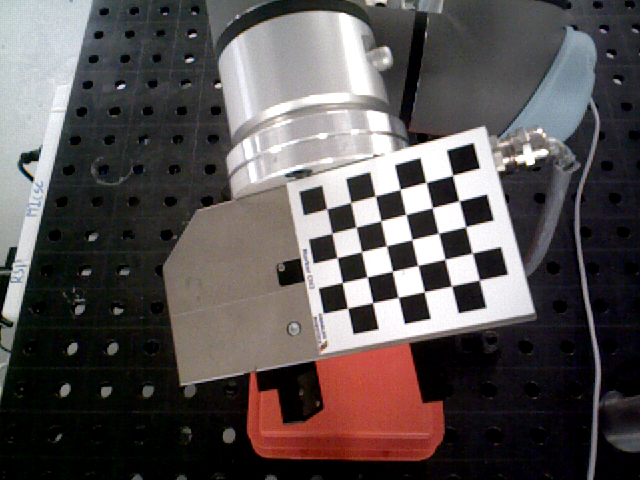
#> input picture camera_calibration/data/cali_0.png, 640 x 480 px; its folder holds only this picture in this run
$ python calibration.py
#> lines starting #> are read from the running program, lines starting #| are printed output that depends on the picture; after the words box and inside, x2 and y2 are one past the last pixel; in counts of white or black regions, pixels touching at a corner belong together
#> further down, img is the input picture: shape (480, 640, 3); mean B, G, R 81.6, 81.8, 88
import cv2
import os
import math
import numpy as np
from scipy.spatial.transform import Rotation as R
import scipy

class Calibration():
    def __init__(self):
        self.cameraMatrix = np.empty((3,3))
        self.distCoeffs = np.empty((1,5))
        self.boardWidth = 5
        self.boardHeight = 6
        self.squareSize = 1e-2
        self.patternSize = (self.boardWidth, self.boardHeight)
        self.t_tcp2board = np.array([29.0e-3, -58.0e-3, 35.0e-3])
        self.criteria = (cv2.TermCriteria_MAX_ITER +
                cv2.TermCriteria_EPS,
                500, # max number of iterations
                0.0001) # min accuracy)

    def calibrateCamera(self, images):
        imagePoints = []
        objectPoints = []
        for img in images:
            img_gray = cv2.cvtColor(img,cv2.COLOR_BGR2GRAY)
            ret, corners = cv2.findChessboardCorners(img_gray, self.patternSize, flags=cv2.CALIB_CB_ADAPTIVE_THRESH + cv2.CALIB_CB_NORMALIZE_IMAGE+ cv2.CALIB_CB_FAST_CHECK)

            # Define object points
            objp = []
            for i in range(self.boardHeight):
                for j in range(self.boardWidth):
                    objp.append([float(j)*self.squareSize, float(i)*self.squareSize, float(0.0)])
            objp = np.array(objp)
            objp = objp.astype('float32')

            # Determine pose of the chessboard
            if ret == True:
                corners = cv2.cornerSubPix(img_gray, corners, (11,11), (-1,-1), self.criteria)

                # Draw detected corners
                cv2.drawChessboardCorners(img_gray, self.patternSize, corners, ret)
                imagePoints.append(corners)
                objectPoints.append(objp)
#> this loop made 1 pass
#> ret on pass 1: True
#> pass 1, in calibrateCamera, `img_gray = cv2.cvtColor(img,cv2.COLOR_BGR2GRAY)`:
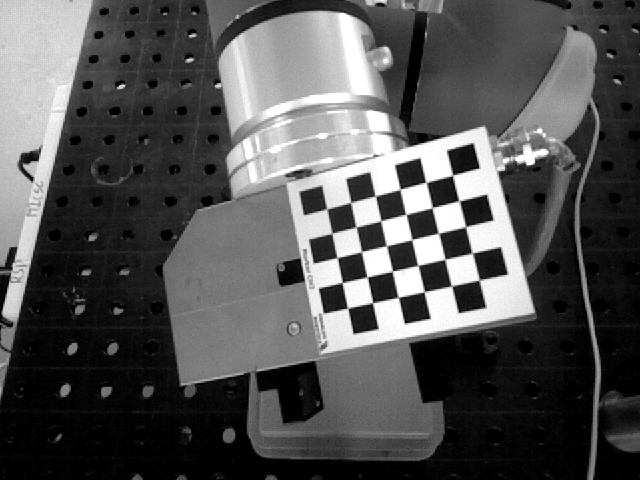
#> img_gray: shape (480, 640); min 0, max 255, mean 83.6
#> after the loop:
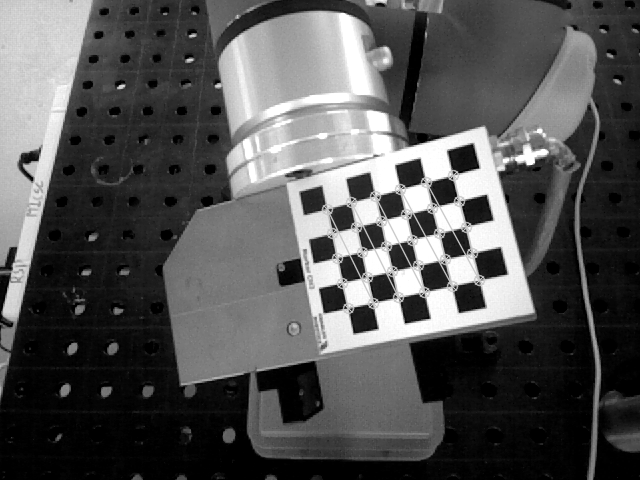
#> img_gray: shape (480, 640); 1.83% of pixels changed, all inside (x1, y1, x2, y2) = (321, 169, 486, 315)
#> after the loop, imagePoints = 1 item; objectPoints = 1 item

        ret, mtx, dist, rvecs, tvecs = cv2.calibrateCamera(objectPoints, imagePoints, img_gray.shape[::-1], None, None, None, None, flags=cv2.CALIB_FIX_K4)
#> ret = 0.124; mtx = [[370.7, 0, 343.1], [0, 375.7, 259.2], [0, 0, 1]]; dist = [[0.0148, 1.76, 0.00123, -0.00618, -8.88]]; rvecs = ([0.0543, 0.215, 1.34],); tvecs = ([0.0415, -0.0314, 0.141],)

        np.copyto(self.distCoeffs, dist)
        np.copyto(self.cameraMatrix, mtx)

    def chessboardPose(self, img):
        img_gray = cv2.cvtColor(img,cv2.COLOR_BGR2GRAY)
        ret, corners = cv2.findChessboardCorners(img_gray, self.patternSize, flags=cv2.CALIB_CB_ADAPTIVE_THRESH + cv2.CALIB_CB_NORMALIZE_IMAGE+ cv2.CALIB_CB_FAST_CHECK)

        #dictionary = cv2.aruco.DICT_4x4_50
        #parameters = cv2.aruco.DetectorParameters.create()
        #corners, ids, rejected = cv2.aruco.detectMarkers(img, dictionary, parameters)

        # Define object points
        objp = []
        for i in range(self.boardHeight):
            for j in range(self.boardWidth):
                objp.append([float(j)*self.squareSize, float(i)*self.squareSize, float(0.0)])
        objp = np.array(objp)
        objp = objp.astype('float32')

        # Determine pose of the chessboard
        if ret == True:
            corners = cv2.cornerSubPix(img_gray, corners, (11,11), (-1,-1), self.criteria)
            retval, rvec, tvec = cv2.solvePnP(objp, corners, self.cameraMatrix, self.distCoeffs)

            # Draw detected corners
            cv2.drawChessboardCorners(img_gray, self.patternSize, corners, ret)

        # Show detected corners
        #cv2.imshow("img", img_gray)
        #cv2.waitKey(0)

        return rvec, tvec

    def tcp2board(self, vec):
        # Transformation from base to tcp
        r_base2tcp = np.array(vec[3:])
        t_base2tcp = np.array(vec[:3])
        R_base2tcp, _ = cv2.Rodrigues(r_base2tcp)

        # Transformation from tcp to board
        R_tcp2board = R.from_euler('xyz', [0.0, -math.pi, 0.0], degrees=False)
        R_tcp2board = np.array(R_tcp2board.as_matrix())

        # Create transformation matrices
        T_base2tcp = np.eye(4)
        T_base2tcp[:3, :3] = R_base2tcp
        T_base2tcp[:3, 3] = t_base2tcp
        T_tcp2board = np.eye(4)
        T_tcp2board[:3, :3] = R_tcp2board
        T_tcp2board[:3, 3] = self.t_tcp2board

        # Determine transformation from board to base
        T_base2board = np.matmul(T_base2tcp, T_tcp2board)
        T_board2base = np.linalg.inv(np.matrix(T_base2board))

        rvec = T_board2base[:3, :3]
        tvec = T_board2base[:3, 3]

        return rvec, tvec

    def handToEyeCalibration(self, images, rtvecs):
        rvecs_cam2board = []
        tvecs_cam2board = []
        rvecs_base2board = []
        tvecs_base2board = []

        rtvecs_cam2board = []
        rtvecs_base2board = []

        for img in images:
            rvec, tvec = self.chessboardPose(img)
            rvecs_cam2board.append(rvec)
            tvecs_cam2board.append(tvec)
#> this loop made 1 pass
#> (ret in chessboardPose, retval in chessboardPose, rvec, tvec) on pass 1: (True, True, [0.0543, 0.215, 1.34], [0.0415, -0.0314, 0.141])
#> after the loop, rvecs_cam2board = [[0.0543, 0.215, 1.34]]; tvecs_cam2board = [[0.0415, -0.0314, 0.141]]

        for vec in rtvecs:
            rvec, tvec = self.tcp2board(vec)
            rvecs_base2board.append(rvec)
            tvecs_base2board.append(tvec)
#> after the loop, rvecs_base2board = []; tvecs_base2board = []

#> (the run stopped early here; a loop or call above may not have finished)

$ run again, on camera_calibration/data/cali_12.png
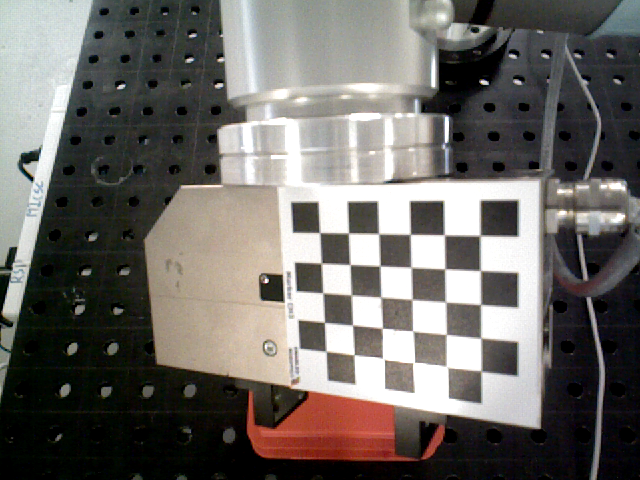
#> input picture camera_calibration/data/cali_12.png, 640 x 480 px
#> img is the input picture: shape (480, 640, 3); mean B, G, R 101.9, 105.9, 109.4
#> the loop in calibrateCamera, `for img in images:` made 1 pass
#> ret on pass 1: True
#> pass 1, in calibrateCamera, `img_gray = cv2.cvtColor(img,cv2.COLOR_BGR2GRAY)`:
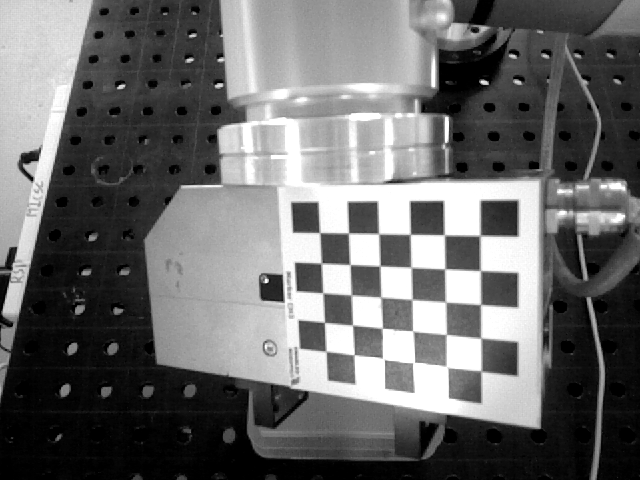
#> img_gray: shape (480, 640); min 0, max 255, mean 106.5
#> after the loop in calibrateCamera, `for img in images:`:
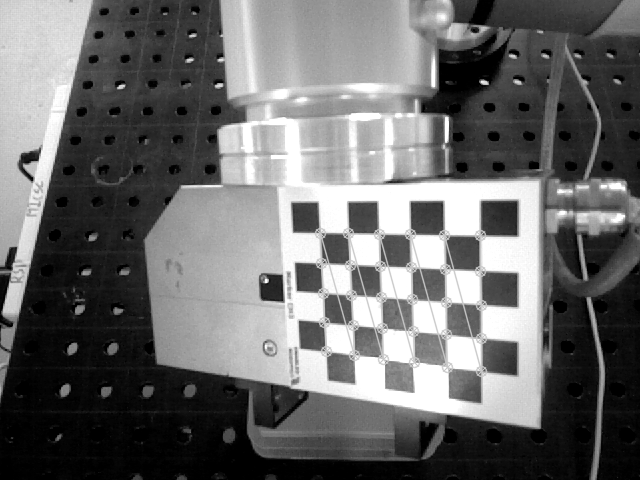
#> img_gray: shape (480, 640); 2.14% of pixels changed, all inside (x1, y1, x2, y2) = (314, 227, 488, 378)
#> after the loop in calibrateCamera, `for img in images:`: imagePoints = 1 item
#> in calibrateCamera, `ret, mtx, dist, rvecs, tvecs = cv2.calibrateCamera(objectPoints, image..`: ret = 0.204; mtx = [[723.9, 0, 309.3], [0, 677.9, 280.7], [0, 0, 1]]; dist = [[0.0737, 8.27, -0.00234, -0.0202, -85.51]]; rvecs = ([0.601, 0.288, 1.52],); tvecs = ([0.0453, -0.0127, 0.192],)
#> the loop in handToEyeCalibration, `for img in images:` made 1 pass
#> (ret in chessboardPose, retval in chessboardPose, rvec, tvec) on pass 1: (True, True, [0.601, 0.288, 1.52], [0.0453, -0.0127, 0.192])
#> after the loop in handToEyeCalibration, `for img in images:`: rvecs_cam2board = [[0.601, 0.288, 1.52]]; tvecs_cam2board = [[0.0453, -0.0127, 0.192]]
#> after the loop in handToEyeCalibration, `for vec in rtvecs:`: rvecs_base2board = []

$ run again, on camera_calibration/data/cali_13.png
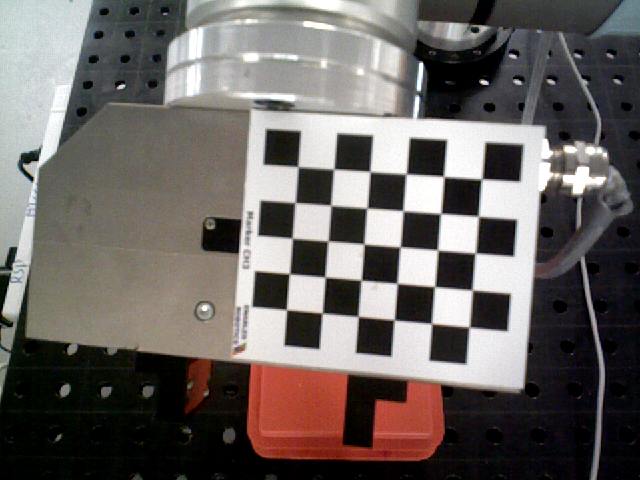
#> input picture camera_calibration/data/cali_13.png, 640 x 480 px
#> img is the input picture: shape (480, 640, 3); mean B, G, R 97.6, 100.3, 106.4
#> the loop in calibrateCamera, `for img in images:` made 1 pass
#> ret on pass 1: True
#> pass 1, in calibrateCamera, `img_gray = cv2.cvtColor(img,cv2.COLOR_BGR2GRAY)`:
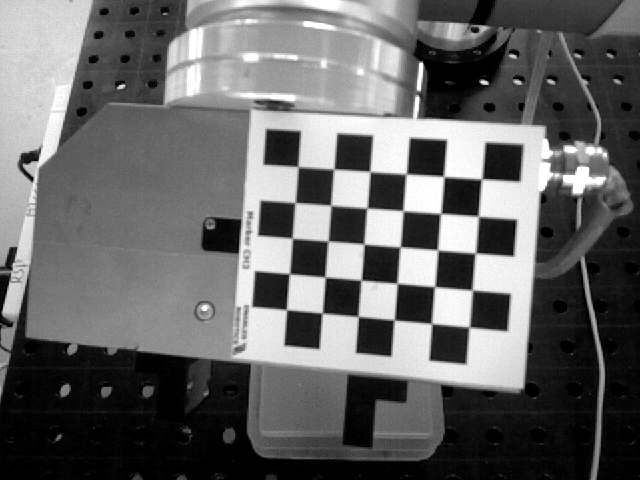
#> img_gray: shape (480, 640); min 0, max 255, mean 101.8
#> after the loop in calibrateCamera, `for img in images:`:
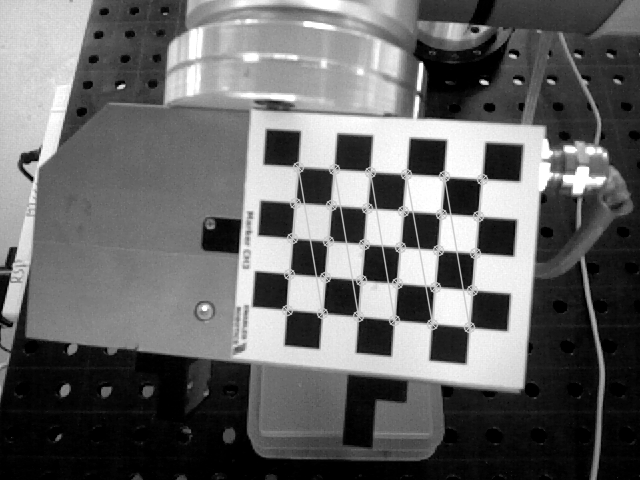
#> img_gray: shape (480, 640); 2.3% of pixels changed, all inside (x1, y1, x2, y2) = (281, 161, 489, 334)
#> after the loop in calibrateCamera, `for img in images:`: imagePoints = 1 item
#> in calibrateCamera, `ret, mtx, dist, rvecs, tvecs = cv2.calibrateCamera(objectPoints, image..`: ret = 0.183; mtx = [[1129.1, 0, 299.5], [0, 1116.2, 222.1], [0, 0, 1]]; dist = [[0.345, 20.9, -0.013, -0.0273, -498.4]]; rvecs = ([0.154, 0.15, 1.64],); tvecs = ([0.0485, -0.0115, 0.302],)
#> the loop in handToEyeCalibration, `for img in images:` made 1 pass
#> (ret in chessboardPose, retval in chessboardPose, rvec, tvec) on pass 1: (True, True, [0.154, 0.15, 1.64], [0.0485, -0.0115, 0.302])
#> after the loop in handToEyeCalibration, `for img in images:`: rvecs_cam2board = [[0.154, 0.15, 1.64]]; tvecs_cam2board = [[0.0485, -0.0115, 0.302]]
#> after the loop in handToEyeCalibration, `for vec in rtvecs:`: rvecs_base2board = []

$ run again, on camera_calibration/data/cali_14.png
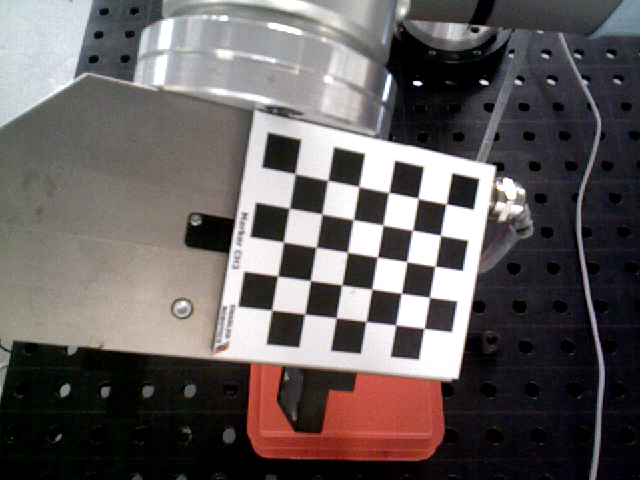
#> input picture camera_calibration/data/cali_14.png, 640 x 480 px
#> img is the input picture: shape (480, 640, 3); mean B, G, R 93.5, 93.8, 100.4
#> the loop in calibrateCamera, `for img in images:` made 1 pass
#> ret on pass 1: True
#> pass 1, in calibrateCamera, `img_gray = cv2.cvtColor(img,cv2.COLOR_BGR2GRAY)`:
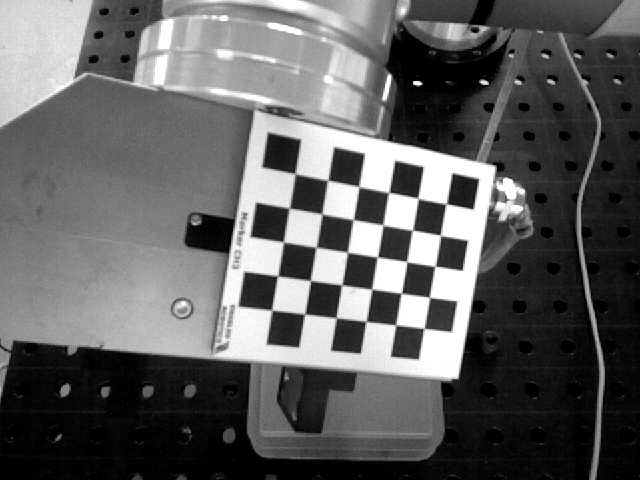
#> img_gray: shape (480, 640); min 0, max 255, mean 95.8
#> after the loop in calibrateCamera, `for img in images:`:
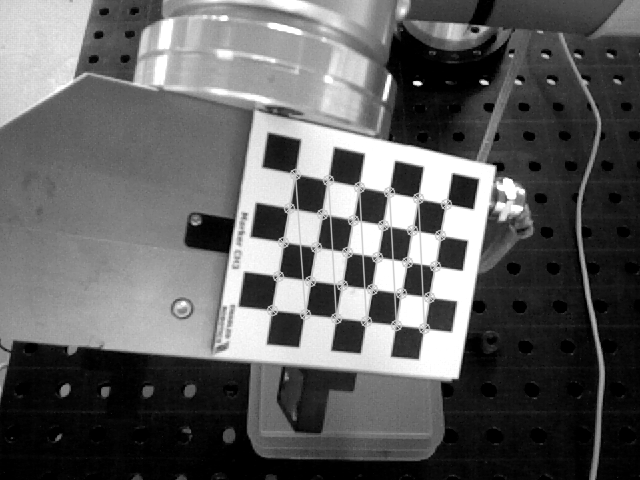
#> img_gray: shape (480, 640); 2.17% of pixels changed, all inside (x1, y1, x2, y2) = (266, 168, 453, 335)
#> after the loop in calibrateCamera, `for img in images:`: imagePoints = 1 item
#> in calibrateCamera, `ret, mtx, dist, rvecs, tvecs = cv2.calibrateCamera(objectPoints, image..`: ret = 0.138; mtx = [[548.4, 0, 346.9], [0, 558.2, 233.2], [0, 0, 1]]; dist = [[0.655, -14.96, -0.00416, -0.00488, 128.4]]; rvecs = ([-0.203, -0.286, 1.73],); tvecs = ([0.0318, -0.0092, 0.177],)
#> the loop in handToEyeCalibration, `for img in images:` made 1 pass
#> (ret in chessboardPose, retval in chessboardPose, rvec, tvec) on pass 1: (True, True, [-0.203, -0.286, 1.73], [0.0318, -0.0092, 0.177])
#> after the loop in handToEyeCalibration, `for img in images:`: rvecs_cam2board = [[-0.203, -0.286, 1.73]]; tvecs_cam2board = [[0.0318, -0.0092, 0.177]]
#> after the loop in handToEyeCalibration, `for vec in rtvecs:`: rvecs_base2board = []

$ run again, on camera_calibration/data/cali_1.png
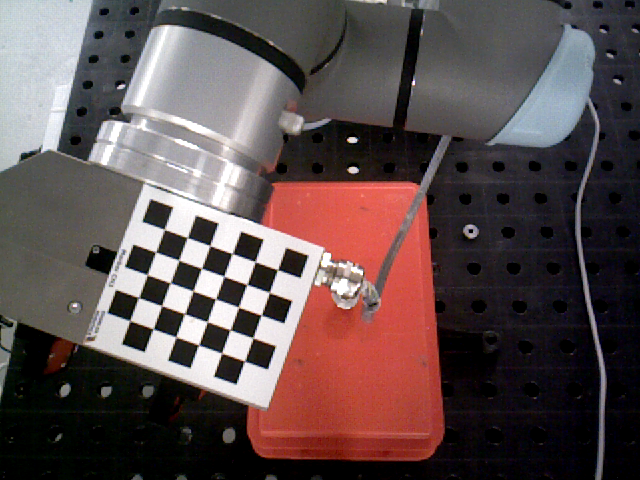
#> input picture camera_calibration/data/cali_1.png, 640 x 480 px
#> img is the input picture: shape (480, 640, 3); mean B, G, R 77.8, 77.9, 93.8
#> the loop in calibrateCamera, `for img in images:` made 1 pass
#> ret on pass 1: True
#> pass 1, in calibrateCamera, `img_gray = cv2.cvtColor(img,cv2.COLOR_BGR2GRAY)`:
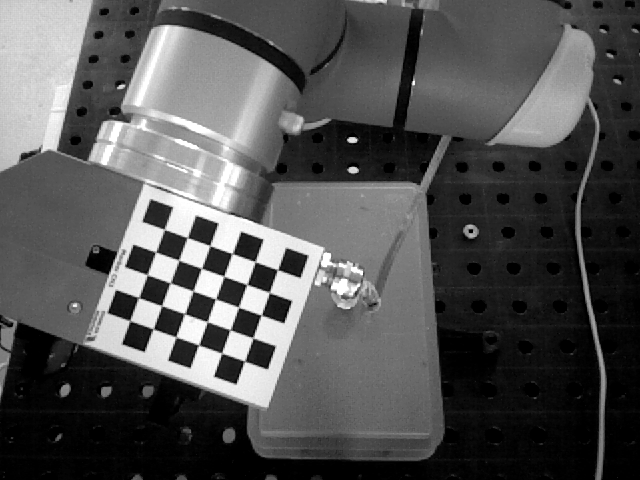
#> img_gray: shape (480, 640); min 0, max 255, mean 82.6
#> after the loop in calibrateCamera, `for img in images:`:
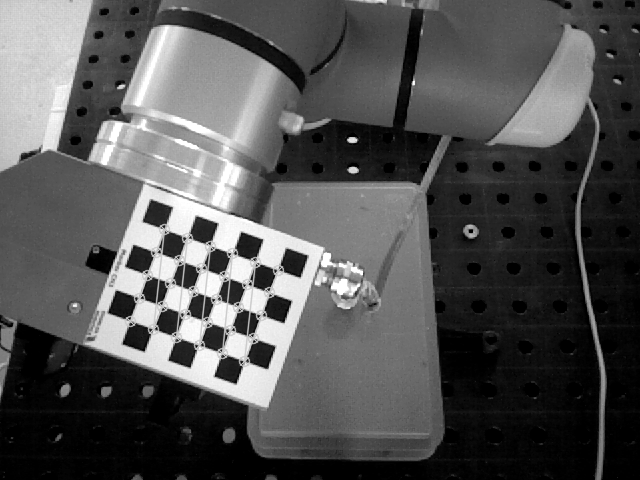
#> img_gray: shape (480, 640); 1.76% of pixels changed, all inside (x1, y1, x2, y2) = (124, 223, 285, 368)
#> after the loop in calibrateCamera, `for img in images:`: imagePoints = 1 item
#> in calibrateCamera, `ret, mtx, dist, rvecs, tvecs = cv2.calibrateCamera(objectPoints, image..`: ret = 0.146; mtx = [[447.4, 0, 284.7], [0, 447.1, 232.9], [0, 0, 1]]; dist = [[-0.155, 1.76, 0.000312, -0.0128, -5.64]]; rvecs = ([-0.0238, 0.0471, 1.91],); tvecs = ([-0.00294, 0.0153, 0.186],)
#> the loop in handToEyeCalibration, `for img in images:` made 1 pass
#> (ret in chessboardPose, retval in chessboardPose, rvec, tvec) on pass 1: (True, True, [-0.0238, 0.0471, 1.91], [-0.00294, 0.0153, 0.186])
#> after the loop in handToEyeCalibration, `for img in images:`: rvecs_cam2board = [[-0.0238, 0.0471, 1.91]]; tvecs_cam2board = [[-0.00294, 0.0153, 0.186]]
#> after the loop in handToEyeCalibration, `for vec in rtvecs:`: rvecs_base2board = []
